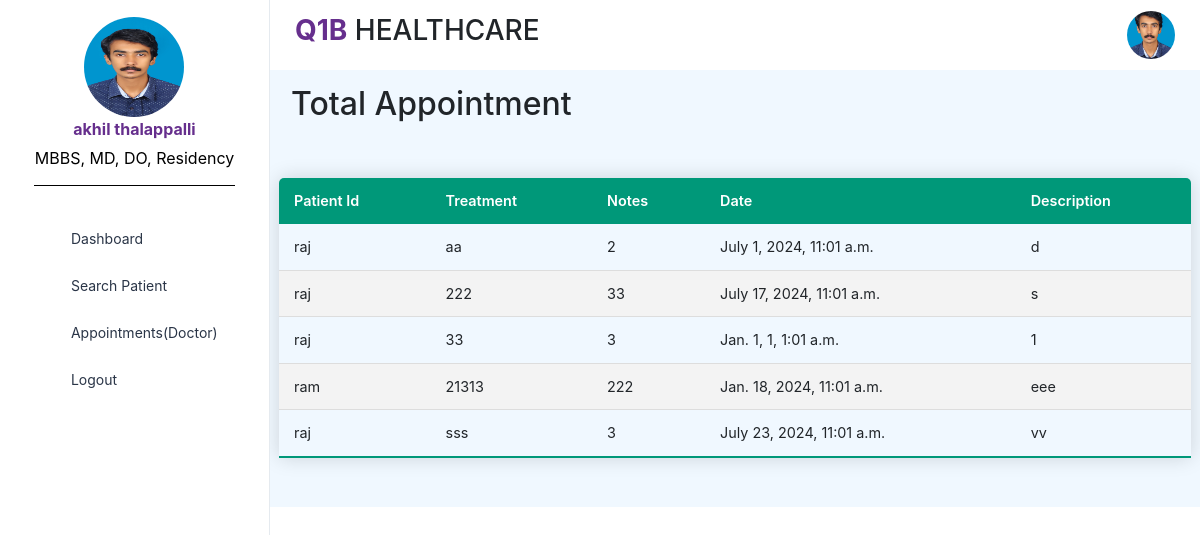
Page /appointmentlist (signed in) on the committed database.
### q1bapp/models.py (models this page shows)
class User(AbstractUser):
    USERNAME_FIELD = 'email'
    REQUIRED_FIELDS = ['phone_number','username']
    USER_TYPE_CHOICES = (
        ('D', 'Doctor'),
        ('S', 'Staff'),
    )
    user_type = models.CharField(max_length=1, choices=USER_TYPE_CHOICES)
    name = models.CharField(max_length=255, null=True, blank=True)
    phone_number = models.CharField(max_length=13,null=True,blank=True)
    email = models.EmailField(null=True,blank=True,unique=True)
    address = models.TextField(null=True,blank=True)
    city = models.CharField(max_length=155,null=True,blank=True)
    pincode = models.CharField(max_length=6,null=True,blank=True)
    created_at = models.DateTimeField(auto_now_add=True)
    photo = models.ImageField(upload_to='images/', null=True, blank=True)
    designation = models.CharField(max_length=155,null=True,blank=True)

class Eventappointment(models.Model):
    title = models.CharField(max_length=200)
    patient_id = models.ForeignKey(Patient,on_delete=models.CASCADE)
    doctor = models.ForeignKey(User,on_delete=models.CASCADE)
    treatment = models.CharField(max_length=130,null=True,blank=True)
    notes = models.CharField(max_length=343,null=True,blank=True)
    start_time = models.DateTimeField()
    end_time = models.DateTimeField()
    description = models.TextField(blank=True)
    is_active = models.BooleanField(default=True)
    def __str__(self):
        return self.title

class Patient(models.Model):
    registration_id = models.CharField(max_length=255, null=True, blank=True)
    firstname_patient_name = models.CharField(max_length=255, null=True, blank=True)
    secondname_patient_name = models.CharField(max_length=255, null=True, blank=True)
    title = models.CharField(max_length=255, null=True, blank=True)
    rec_no = models.IntegerField()
    is_active = models.BooleanField(null=False)
    created_at = models.DateTimeField(auto_now_add=True)
    mob_no = models.CharField(max_length=13,null=True,blank=True)
    email = models.EmailField(null=True,blank=True)
    state = models.CharField(max_length=13,null=True,blank=True)
    city = models.CharField(max_length=13,null=True,blank=True)
    locality = models.CharField(max_length=13,null=True,blank=True)
    address = models.CharField(max_length=13,null=True,blank=True)
    dob = models.CharField(max_length=13,null=True,blank=True)
    age = models.IntegerField()
    second_phone_number = models.IntegerField()
    guardian_name = models.CharField(max_length=13,null=True,blank=True)
    op_number = models.IntegerField()
    passport_number = models.CharField(max_length=13,null=True,blank=True)
    discharge_date =  models.DateTimeField(auto_now_add=True)
    gender =  models.CharField(max_length=13,null=True,blank=True)
    country = models.CharField(max_length=13,null=True,blank=True)
    Medicalhistory = models.CharField(max_length=255,null=True,blank=True)
    zip = models.CharField(max_length=13,null=True,blank=True)
    bloodgroup = models.CharField(max_length=13,null=True,blank=True)
    remarks = models.CharField(max_length=13,null=True,blank=True)
    fee = models.CharField(max_length=13,null=True,blank=True)
    payment = models.CharField(max_length=13,null=True,blank=True)
    conditions = models.CharField(max_length=13,null=True,blank=True)
    pregnant = models.CharField(max_length=13,null=True,blank=True)
    occupation = models.CharField(max_length=13,null=True,blank=True)
    remarks = models.CharField(max_length=13,null=True,blank=True)
    photo = models.ImageField(upload_to='images/', null=True, blank=True)
    specialization = models.CharField(max_length=13,null=True,blank=True)
    doctor = models.ForeignKey(User,on_delete=models.CASCADE)
    referredBy = models.CharField(max_length=13,null=True,blank=True)
    patient_group = models.CharField(max_length=13,null=True,blank=True)
    register_method = models.CharField(max_length=13,null=True,blank=True)

### q1bapp/views.py (the view)
# urls.py: path('appointmentlist', views.Appointmentlist,name='appointmentlist'),
@login_required
def Appointmentlist(request):
    appointment = Eventappointment.objects.all()
    print("---",appointment)
    return render(request, 'appointmentlist.html', {'appointment': appointment})

### q1bapp/templates/appointmentlist.html (shortened to what this page needs)
{% extends 'base.html' %} {% block content %}
<link
  rel="stylesheet"
  type="text/css"
  href="https://cdn.datatables.net/1.11.3/css/jquery.dataTables.css"
/>
<div class="container-fluid">
  <div class="row">
    <h2 class="mb-7">Total Appointment</h2>
    <br />
    <table id="appointmentTable" class="content-table">
      <thead>
        <tr>
          <th>Patient Id</th>
          <th>Treatment</th>
          <th>Notes</th>
          <th>Date</th>
          <th>Description</th>
        </tr>
      </thead>
      <tbody>
        {% for appointment in appointment %}
        <tr>
          <td>{{ appointment.patient_id.firstname_patient_name }}</td>
          <td>{{ appointment.treatment }}</td>
          <td>{{ appointment.notes }}</td>
          <td>{{ appointment.start_time }}</td>
          <td>{{ appointment.description }}</td>
        </tr>
        {% endfor %}
      </tbody>
    </table>
  </div>
</div>
{% endblock %}

### q1bapp/templates/base.html (shortened to what this page needs)
<!DOCTYPE html>
{% load static %}
<html lang="en">
  <head>
    <link rel="stylesheet" href="{% static 'assets/css/styles.min.css' %}" />
    <link
      rel="stylesheet"
      href="https://cdn.jsdelivr.net/npm/bootstrap@4.0.0/dist/css/bootstrap.min.css"
    />
  </head>
  <body>
    <div
      class="page-wrapper"
      id="main-wrapper"
      data-layout="vertical"
      data-navbarbg="skin6"
      data-sidebartype="full"
      data-sidebar-position="fixed"
      data-header-position="fixed"
      style="background-color: aliceblue"
    >
      <aside class="left-sidebar">
        <div>
          <div
            class="brand-logo d-flex align-items-center justify-content-between"
          >
            <a href="/" class="text-nowrap logo-img">
                 {% if user.photo %}
                 <img src="{{user.photo.url}}" alt="." style="border-radius: 36rem; width: 100px; height: 100px;margin-left: 60%;margin-top: 17%;">
                 {% else %}
                 <img src="https://i.postimg.cc/BvNYhMHS/user-img.jpg" alt="." style="border-radius: 36rem; width: 100px; height: 100px;margin-left: 60%;margin-top: 17%;">
                {% endif %}
            </a>
          </div>
          <div class="user-info-container">
            <div class="user-info">
                <span style="color: #662F8D;"><b>{{user.first_name}}</b></span>
                <span style="color: #000;">{{user.designation}}</span>
            </div>
            <div class="underline"></div>
        </div>
          <nav class="sidebar-nav scroll-sidebar" data-simplebar="" style="padding:0">
            <ul id="sidebarnav" style="padding:0;text-align: center;margin-left: 11%;">
              <li class="nav-small-cap">
              </li>
              <li class="sidebar-item">
                <a
                  class="sidebar-link"
                  href="{% url 'dashboard' %}"
                  aria-expanded="false"
                >
                  <span>
                    <i class="ti ti-layout-dashboard"></i>
                  </span>
                  <span class="hide-menu">Dashboard</span>
                </a>
              </li>
              <li class="sidebar-item">
                <a
                  class="sidebar-link"
                  href="{% url 'patientdashboard' %}"
                  aria-expanded="false"
                >
                  <span>
                    <i class="ti ti-cards"></i>
                  </span>
                  <span class="hide-menu">Search Patient</span>
                </a>
              </li>
              {% if user.user_type == 'S' %}
              <li class="sidebar-item">
                <a
                  class="sidebar-link"
                  href="{% url 'appointmentlist' %}"
                  aria-expanded="false"
                >
                  <span>
                    <i class="ti ti-file-description"></i>
                  </span>
                  <span class="hide-menu">Total Appointments</span>
                </a>
              </li>
              {% elif user.user_type == 'D' %}
              <li class="sidebar-item">
                <a
                  class="sidebar-link"
                  href="{% url 'doctorappointment' %}"
                  aria-expanded="false"
                >
                  <span>
                    <i class="ti ti-file-description"></i>
                  </span>
                  <span class="hide-menu">Appointments(Doctor)</span>
                </a>
              </li>
              {% endif %}
              <li class="sidebar-item">
                <a
                  class="sidebar-link"
                  href="{% url 'logout' %}"
                  aria-expanded="false"
                >
                  <span>
                    <i class="ti ti-file-description"></i>
                  </span>
                  <span class="hide-menu">Logout</span>
                </a>
              </li>
            </ul>
          </nav>
        </div>
      </aside>
      <div class="body-wrapper">
        <header class="app-header">
          <nav class="navbar navbar-expand-lg navbar-light">
            <ul class="navbar-nav">
              <h3><b><span style="color: #662F8D;">Q1B</span></b> HEALTHCARE</h3>
            </ul>
            <div
              class="navbar-collapse justify-content-end px-0"
              id="navbarNav"
            >
              <ul
                class="navbar-nav flex-row ms-auto align-items-center justify-content-end"
              >
              <div class="profile">
                <div class="img-box">
                  {% if user.photo %}
                  <img src="{{user.photo.url}}" alt=".">
                  {% else %}
                  <img src="https://i.postimg.cc/BvNYhMHS/user-img.jpg" alt=".">
                  {% endif %}
                </div>
              </div>
              </ul>
            </div>
          </nav>
        </header>
        {% comment %} extent {% endcomment %} {% block content %} {% endblock %}
      </div>
    </div>
  </body>
</html>

### q1bapp/templates/base.html (style rules this page uses)
.profile { position: relative; display: flex; justify-content: flex-end; align-items: center; gap: 12px; cursor: pointer; text-align: end; }
.profile .img-box { position: relative; width: 48px; height: 48px; border-radius: 50%; overflow: hidden; }
.profile .img-box img { position: absolute; top: 0; left: 0; width: 100%; height: 100%; object-fit: cover; }
.user-info-container { display: flex; flex-direction: column; align-items: center; justify-content: center; text-align: center; }
.user-info { margin-bottom: 10px; }
.user-info span { display: block; margin-bottom: 5px; }
.underline { width: 75%; height: 1px; background-color: black; }

### q1bapp/templates/appointmentlist.html (style rules this page uses)
.content-table { border-collapse: collapse; margin: 25px 0; font-size: 0.9em; min-width: 400px; border-radius: 5px 5px 0 0; overflow: hidden; box-shadow: 0 0 20px rgba(0, 0, 0, 0.15); }
.content-table thead tr { background-color: #009879; color: #ffffff; text-align: left; font-weight: bold; }
.content-table th, .content-table td { padding: 12px 15px; }
.content-table tbody tr { border-bottom: 1px solid #dddddd; }
.content-table tbody tr:nth-of-type(even) { background-color: #f3f3f3; }
.content-table tbody tr:last-of-type { border-bottom: 2px solid #009879; }

### rows in the picture
User: photo (picture), first_name "akhil thalappalli", designation "MBBS, MD, DO, Residency"
Eventappointment: patient_id.firstname_patient_name "raj", treatment "aa", notes "2", start_time "July 1, 2024, 11:01 a.m.", description "d"
Eventappointment: patient_id.firstname_patient_name "raj", treatment "222", notes "33", start_time "July 17, 2024, 11:01 a.m.", description "s"
Eventappointment: patient_id.firstname_patient_name "raj", treatment "33", notes "3", start_time "Jan. 1, 1, 1:01 a.m.", description "1"
Eventappointment: patient_id.firstname_patient_name "ram", treatment "21313", notes "222", start_time "Jan. 18, 2024, 11:01 a.m.", description "eee"
Eventappointment: patient_id.firstname_patient_name "raj", treatment "sss", notes "3", start_time "July 23, 2024, 11:01 a.m.", description "vv"
